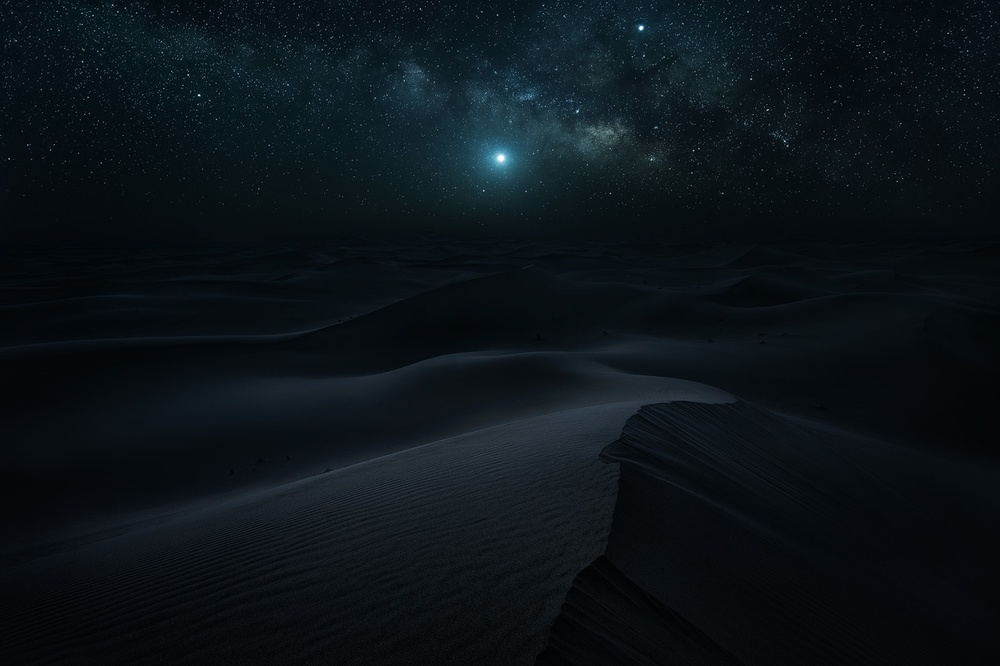
#> input picture img/desert.jpg, 1000 x 666 px, shrunk from 1280 x 853 before the run
$ python main.py
#> lines starting #> are read from the running program, lines starting #| are printed output that depends on the picture
#> in enhance_image, img is the input picture: PIL image 1000x666 RGB; mean R, G, B 11.2, 19.3, 24.6
import numpy as np
import os
from PIL import Image

class EnhancedNightVisionProcessor:
    # ==================== NOISE MINIMIZATION MODULE ====================

    def median_filter(self, image, kernel_size=3):
        if kernel_size % 2 == 0:
            raise ValueError("Kernel size must be odd for symmetric neighborhood")

        # Handle both grayscale and color images
        if len(image.shape) == 3:
            filtered = np.zeros_like(image)
            for c in range(image.shape[2]):
                filtered[:, :, c] = self._apply_median_filter_2d(image[:, :, c], kernel_size)
            return filtered
        else:
            return self._apply_median_filter_2d(image, kernel_size)

    def _apply_median_filter_2d(self, image, kernel_size):
        """Apply median filter to a 2D grayscale image"""
#> called with kernel_size = 3
        height, width = image.shape
#> height = 666; width = 1000
        pad_size = kernel_size // 2

        # Pad the image to handle boundaries
        padded = np.pad(image, pad_size, mode='edge')
        filtered = np.zeros_like(image)

        # Slide the window across the entire image
        for i in range(height):
            for j in range(width):
                # Extract the neighborhood window
                window = padded[i:i+kernel_size, j:j+kernel_size]
                # Find median
                filtered[i, j] = np.median(window)

        return filtered.astype(np.uint8)

    def gaussian_filter(self, image, sigma=1.0):
        # Create Gaussian kernel
        kernel_size = int(6 * sigma) + 1
        if kernel_size % 2 == 0:
            kernel_size += 1

        kernel = self._create_gaussian_kernel(kernel_size, sigma)

        # Apply convolution
        if len(image.shape) == 3:
            filtered = np.zeros_like(image)
            for c in range(image.shape[2]):
                filtered[:, :, c] = self._convolve_2d(image[:, :, c], kernel)
            return filtered
        else:
            return self._convolve_2d(image, kernel)

    def _create_gaussian_kernel(self, size, sigma):
        """Create a 2D Gaussian kernel from mathematical formula"""
        center = size // 2
        x, y = np.meshgrid(np.arange(size) - center, np.arange(size) - center)

        # Apply Gaussian formula
        kernel = np.exp(-(x**2 + y**2) / (2 * sigma**2))

        # Normalize kernel so all values sum to 1
        kernel = kernel / np.sum(kernel)

        return kernel

    def _convolve_2d(self, image, kernel):
        """2D Convolution Implementation from Scratch"""
        image_height, image_width = image.shape
#> image_height = 666; image_width = 1000
        kernel_height, kernel_width = kernel.shape

        pad_h = kernel_height // 2
        pad_w = kernel_width // 2

        padded_image = np.pad(image, ((pad_h, pad_h), (pad_w, pad_w)), mode='edge')
        output = np.zeros_like(image)

        for i in range(image_height):
            for j in range(image_width):
                region = padded_image[i:i+kernel_height, j:j+kernel_width]
                output[i, j] = np.sum(region * kernel)

        return output.astype(np.uint8)

    # ==================== CONTRAST ENHANCEMENT MODULE ====================

    def histogram_equalization(self, image):
        if len(image.shape) == 3:
            equalized = np.zeros_like(image)
            for c in range(image.shape[2]):
                equalized[:, :, c] = self._equalize_channel(image[:, :, c])
            return equalized
        else:
            return self._equalize_channel(image)

    def _equalize_channel(self, channel):
        """Apply histogram equalization to a single channel"""
        if channel.dtype != np.uint8:
            channel = (channel * 255).astype(np.uint8)

        # Calculate histogram
        histogram = np.zeros(256, dtype=int)
        height, width = channel.shape
#> height = 666; width = 1000
        total_pixels = height * width
#> total_pixels = 666000

        for i in range(height):
            for j in range(width):
                histogram[channel[i, j]] += 1

        # Calculate CDF
        cdf = np.zeros(256)
        cdf[0] = histogram[0] / total_pixels

        for i in range(1, 256):
            cdf[i] = cdf[i-1] + histogram[i] / total_pixels
#> after the loop, cdf = 256 values from 0 to 1

        # Create transformation lookup table
        transform_table = np.round(cdf * 255).astype(np.uint8)
#> transform_table = 256 values from 0 to 255

        # Apply transformation
        equalized = np.zeros_like(channel)
        for i in range(height):
            for j in range(width):
                equalized[i, j] = transform_table[channel[i, j]]
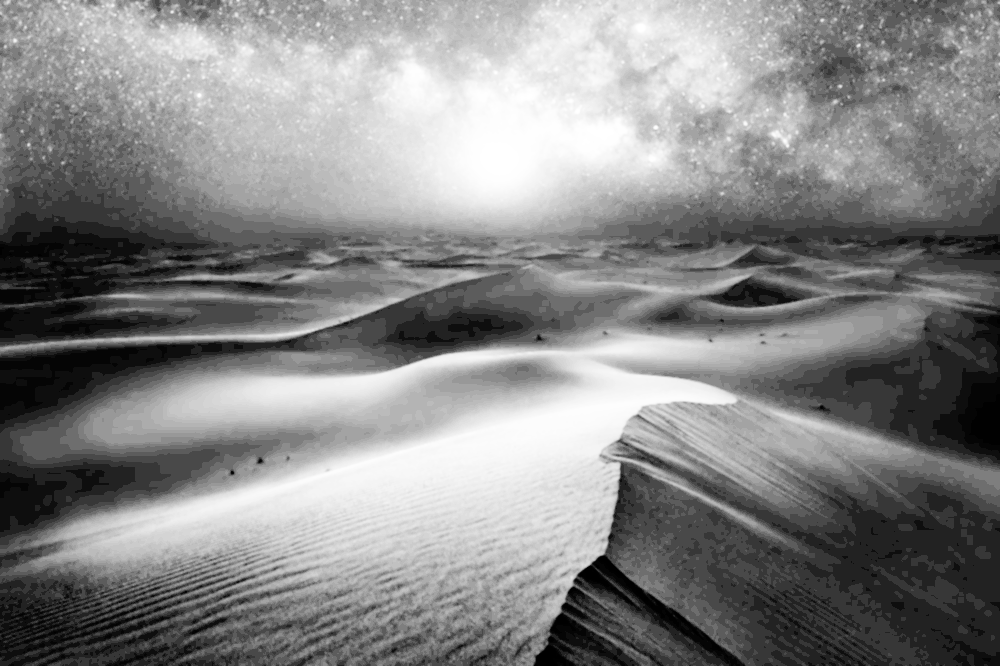
#> equalized: shape (666, 1000); min 0, max 255, mean 133.4

        return equalized

    # ==================== DETAIL ENHANCEMENT MODULE ====================

    def unsharp_masking(self, image, radius=1.0, amount=1.5, threshold=0):
        if image.dtype != np.uint8:
            image = (image * 255).astype(np.uint8)

        # Create blurred version
        blurred = self.gaussian_filter(image, sigma=radius)
#> in _convolve_2d (call 2), `padded_image = np.pad(image, ((pad_h, pad_h), (pad_w, pad_w)), mode='e..`:
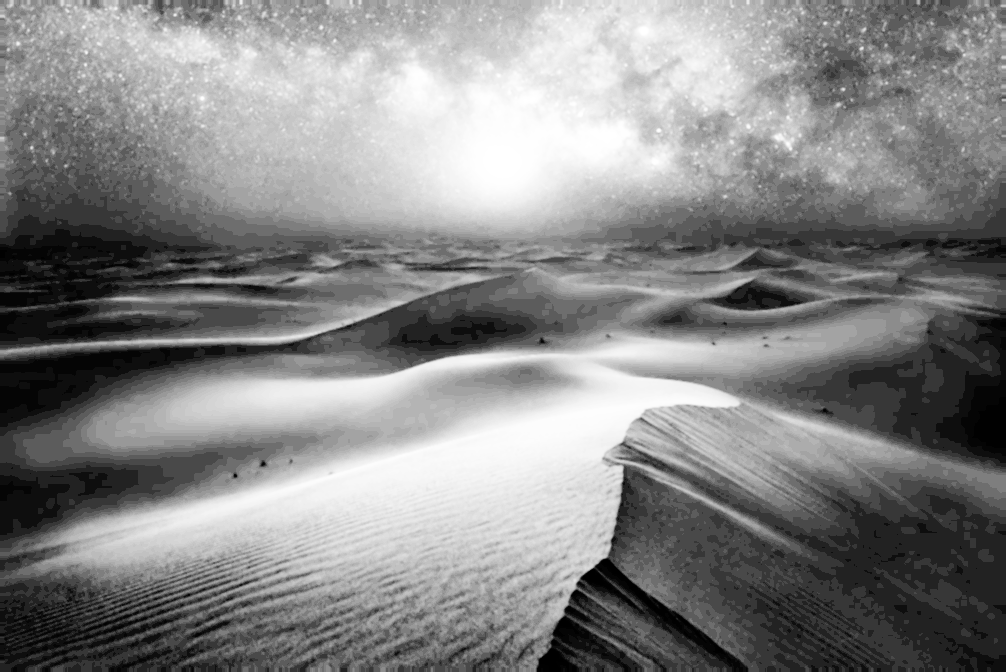
#> padded_image: shape (672, 1006); min 0, max 255, mean 132.8

        # Calculate high-pass filter
        original_float = image.astype(np.float64)
        blurred_float = blurred.astype(np.float64)
        high_pass = original_float - blurred_float
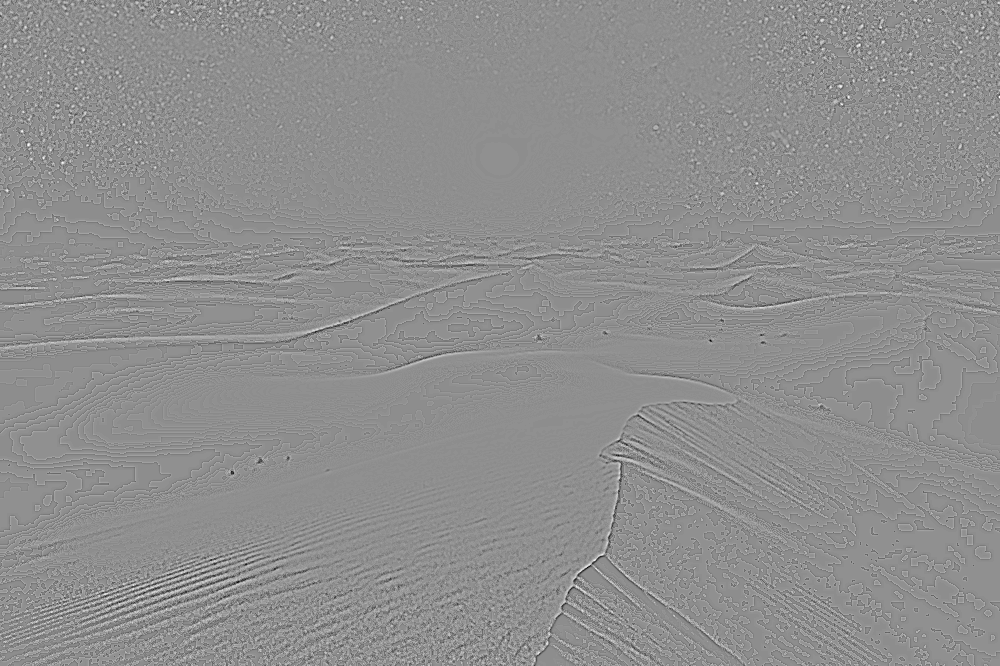
#> high_pass: shape (666, 1000) float64; min -47, max 38, mean 0.5; drawn with min black and max white

        # Apply threshold if specified
        if threshold > 0:
            mask = np.abs(high_pass) >= threshold
            high_pass = high_pass * mask

        # Add scaled details back
        enhanced = original_float + amount * high_pass
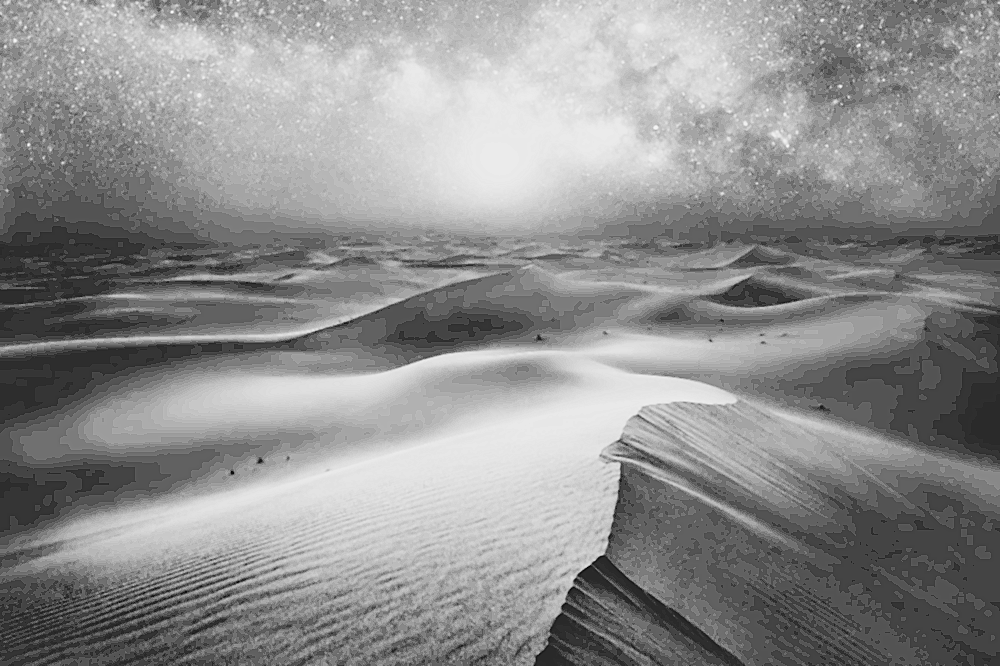
#> enhanced: shape (666, 1000) float64; min -55, max 282.5, mean 134.2; drawn with min black and max white
        enhanced = np.clip(enhanced, 0, 255).astype(np.uint8)

        return enhanced

    # ==================== FALSE-COLOR MAPPING MODULE ====================

    def create_night_vision_false_color(self, enhanced_image):
        # Ensure grayscale input
        if len(enhanced_image.shape) == 3:
            grayscale = np.mean(enhanced_image, axis=2).astype(np.uint8)
        else:
            grayscale = enhanced_image.astype(np.uint8)

        height, width = grayscale.shape
#> height = 666; width = 1000
        false_color = np.zeros((height, width, 3), dtype=np.uint8)

        # Classic green night vision mapping
        false_color[:, :, 0] = (grayscale * 0.05).astype(np.uint8)  # Minimal red
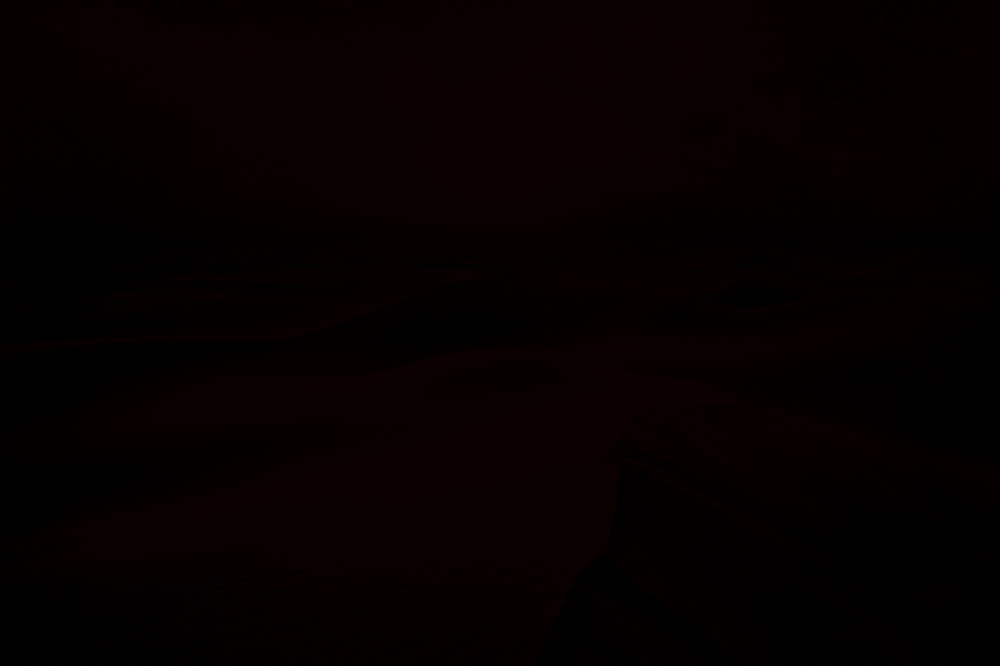
#> false_color: shape (666, 1000, 3); mean of channels 0, 1, 2 6.21, 0, 0; drawn as R, G, B
        false_color[:, :, 1] = grayscale                             # Full green
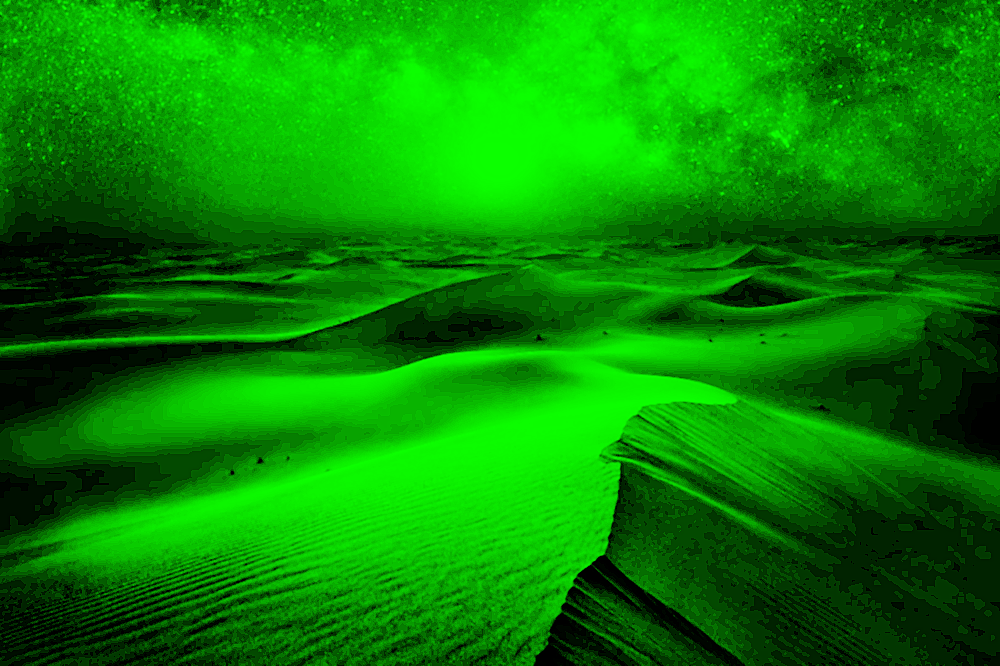
#> false_color: shape (666, 1000, 3); mean of channels 0, 1, 2 6.2, 134, 0; drawn as R, G, B
        false_color[:, :, 2] = (grayscale * 0.1).astype(np.uint8)   # Slight blue
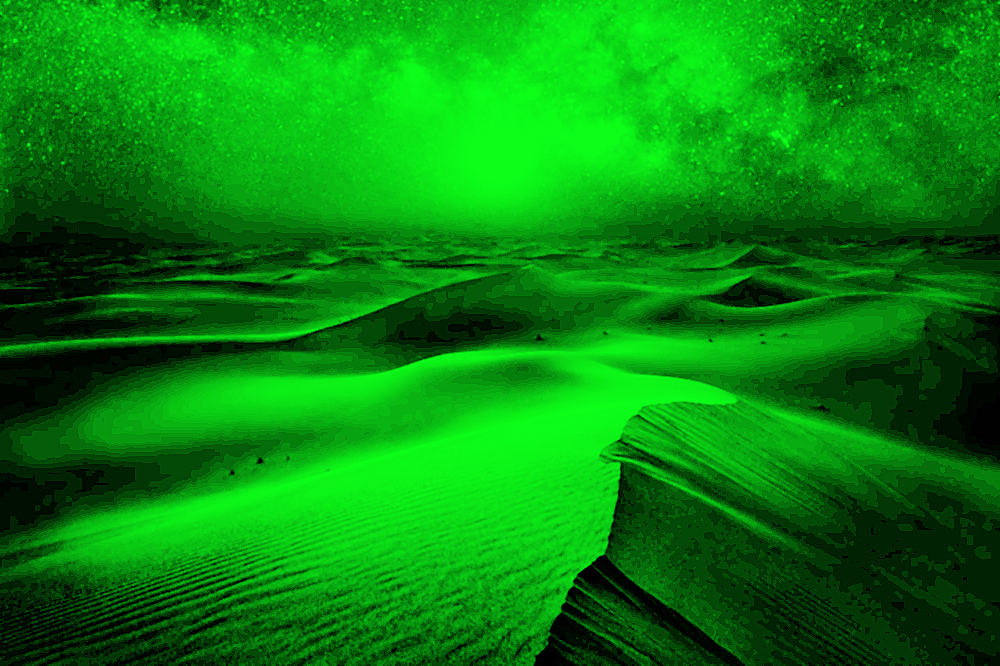
#> false_color: shape (666, 1000, 3); mean of channels 0, 1, 2 6.2, 134, 13; drawn as R, G, B

        return false_color

    # ==================== MAIN PROCESSING PIPELINE ====================

    def enhance_image(self, image_path):
        try:
            img = Image.open(image_path)
            if img.mode == 'RGBA':
                img = img.convert('RGB')
            image = np.array(img)
        except Exception as e:
            raise ValueError(f"Error loading image: {str(e)}")

        # Convert to grayscale for processing
        if len(image.shape) == 3:
            weights = np.array([0.299, 0.587, 0.114])
            grayscale = np.dot(image[...,:3], weights).astype(np.uint8)
        else:
            grayscale = image

        # Step 1: Noise Reduction
        median_filtered = self.median_filter(grayscale, kernel_size=3)
        denoised = self.gaussian_filter(median_filtered, sigma=0.8)

        # Step 2: Contrast Enhancement
        contrast_enhanced = self.histogram_equalization(denoised)

        # Step 3: Detail Enhancement
        detail_enhanced = self.unsharp_masking(contrast_enhanced, radius=1.0, amount=1.5)

        # Step 4: False-Color Mapping
        night_vision_image = self.create_night_vision_false_color(detail_enhanced)

        return night_vision_image

def save_image(image, output_path):
    """Save enhanced image to file"""
    Image.fromarray(image).save(output_path)
    print(f"✅ Enhanced image saved to: {output_path}")

if __name__ == "__main__":
    input_path = './img/desert.jpg'
    output_dir = 'img'

    filename, ext = os.path.splitext(os.path.basename(input_path))
    out_path = os.path.join(output_dir, f"{filename}_enhanced{ext}")

    processor = EnhancedNightVisionProcessor()

    # Process image
    final_image = processor.enhance_image(input_path)

    # Save result
    save_image(final_image, out_path)
